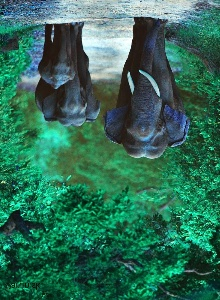
#> input picture OPENCV/Gen Ai through computre vision/new generate image.jpg, 220 x 300 px, given in place of the camera
$ python 'CV_Green color mask copy.py'
#> lines starting #> are read from the running program, lines starting #| are printed output that depends on the picture; after the words box and inside, x2 and y2 are one past the last pixel; in counts of white or black regions, pixels touching at a corner belong together
import cv2 # package of AI
import numpy as np

cap = cv2.VideoCapture(0)

while True:
    _,frame = cap.read()
#> frame is the input picture: shape (300, 220, 3); mean B, G, R 87.8, 109.4, 48.1
    hsv_frame=cv2.cvtColor(frame,cv2.COLOR_BGR2HSV)
#> hsv_frame: shape (300, 220, 3); mean H, S, V 79.3, 152.8, 112.7

    low_green = np.array([35, 50, 50])
    high_green = np.array([85, 255, 255])

    green_mask = cv2.inRange(hsv_frame, low_green, high_green)
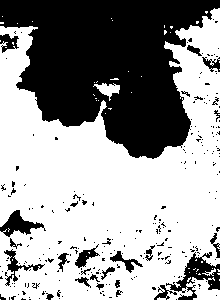
#> green_mask: shape (300, 220); 60.8% white; 247 black regions (220 under 20 px), largest, box (x1, y1, x2, y2) and area: (0, 0, 220, 159) 21682, (166, 252, 220, 300) 949, (0, 210, 46, 237) 516

    green = cv2.bitwise_and(frame, frame, mask=green_mask)
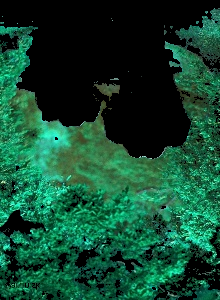
#> green: shape (300, 220, 3); mean B, G, R 48, 71.2, 17.7


    cv2.imshow("Frame", frame)
    cv2.imshow("Green", green)
    key = cv2.waitKey(1)
#> (key Esc is pressed here)
    if key ==27: #27 is esc button in keyboard
        break
